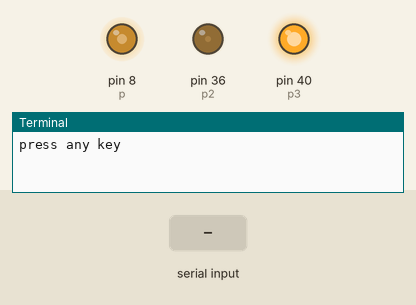
This program was run on a simulated Raspberry Pi (header pin numbers). Shown: output pins drawn as LEDs (lit = HIGH), the last lines printed to the terminal. Inputs (shaded band) come from the test bench. At 1.3 s the program stops and its outputs stay as they are.

Above: at 1.2 s.
1.3 s: "1" typed at the terminal, then Enter
At 1.8 s:
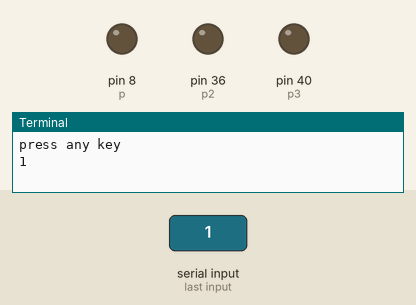
Timing chart, 0 to 2.8 s (numbered marks = the images above; inputs shaded):
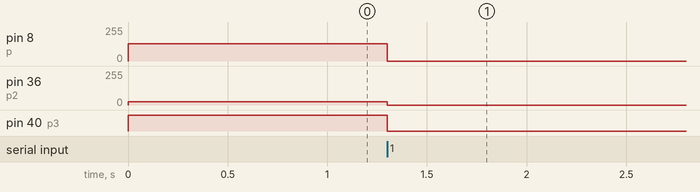

Measured:
- after the input at 1.3 s, pin 8 (p): 128/255 → 0/255 at once; pin 36 (p2): 26/255 → 0/255 at once; pin 40 (p3): HIGH → LOW at once

The program:

alarm.py
```python
import Adafruit_DHT
import RPi.GPIO as GPIO
import time

GPIO.setmode(GPIO.BOARD)
GPIO.setup(8, GPIO.OUT)
GPIO.setup(36, GPIO.OUT)
GPIO.setup(40, GPIO.OUT)

p = GPIO.PWM(8, 50)
p.start(50)
p2 = GPIO.PWM(36, 300)
p2.start(10)
p3 = GPIO.PWM(40, 20000)
p3.start(100)

input('press any key')

p.stop()
p2.stop()
p3.stop()
```
